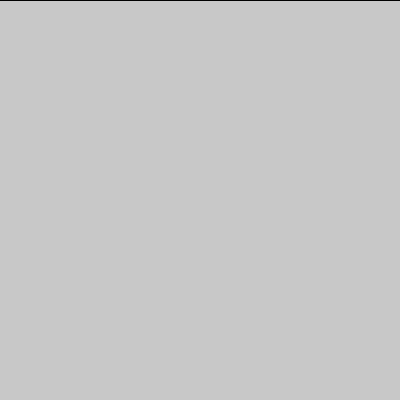
Frame 1 (no input)
Frame 60 (no input): identical to frame 1, image omitted
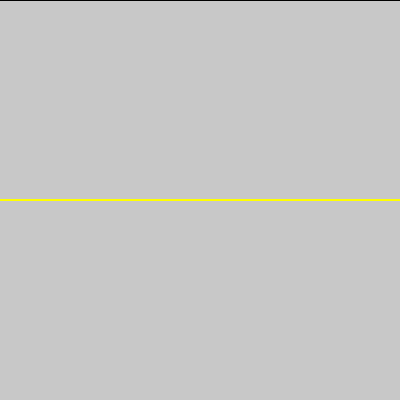
Frame 120 (the mouse pressed at the canvas centre since frame 60)

The p5.js sketch that drew these frames (run headless with seeded random() and noise() and a simulated clock; from frame 60 on, the mouse is pressed at the canvas centre):

// p5.js sketch
// ── sketch.js
//scope globale, le variabili hanno visibilità su entra,be le funzioni//
let canvasXMas=400
let canvasYMas=400
function setup() {
  createCanvas(canvasXMas, canvasYMas);
  background (200)
}

function draw() {
  textSize(15);
  let string_toprint="Contenuto mouseX" +mouseX + "y=" +mouseY;
  //  text(string_toprint, 20, 20);

  strokeWeight(2);
  line (0, mouseX, canvasXMas, mouseY);
  //feedback tasto mouse sinistro
  //cambiare colore della line se schiacciamo il mouse
  //p5 --> true, se il mouse è schiacciato
  //altrimenti, è false
  if(mouseIsPressed == true) {
    if(mouseButton==RIGHT) {
      background(220)
    }
      //coloriamo di giallo
      stroke("yellow");
  } else {
    stroke("black")
  }
  //altrimenti nero
}
